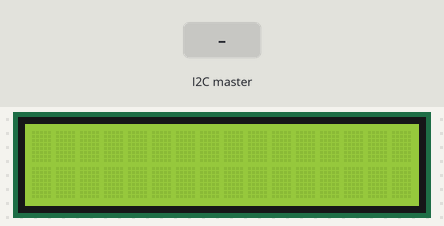
Simulated run of this sketch. Board: Arduino Uno, built with avr-gcc and run on an emulated ATmega328P. Shown: 16×2 character LCD. Inputs (shaded band) come from the test bench. What the sketch prints to the serial monitor is not drawn.

Above: at 1.2 s.
1.3 s: the I2C master sends the byte 1
2.8 s: the I2C master sends the byte 0
4.3 s: the I2C master sends the byte 2
5.8 s: the I2C master sends the byte 90
At 6.2 s:
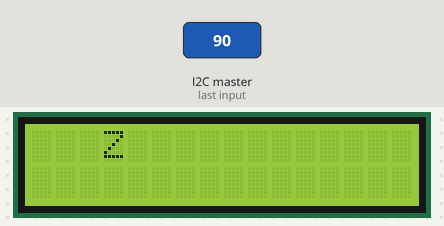
7.3 s: the I2C master sends the byte 200
At 8.5 s:
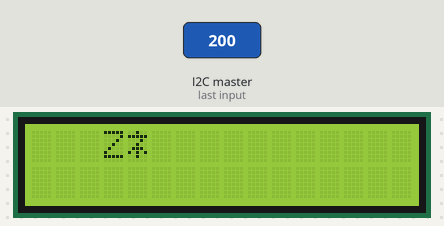
8.8 s: the I2C master sends the byte 1
Timing chart, 0 to 11.3 s (numbered marks = the images above; inputs shaded):
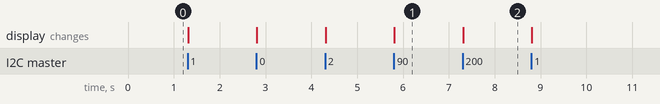

The sketch:

slave.ino
```cpp
#include <Wire.h>
#include <LiquidCrystal.h>

// initialize the library with the numbers of the interface pins
LiquidCrystal lcd(12, 11, 5, 4, 3, 2);

int numberOfChars = 0;

void setup()
{
  lcd.begin(16, 2);              // set up the LCD's number of columns and rows:
  Wire.begin(27);                // join i2c bus with address #4
  Wire.onReceive(receiveEvent);  // register event
  Serial.begin(9600);            // start serial for output
}

void loop()
{
}

// function that executes whenever data is received from master
// this function is registered as an event, see setup()
void receiveEvent(int howMany)
{
  while(0 < Wire.available()) // loop through all
  {
    char c = Wire.read(); // receive byte as a character

    //this is just to set lcd cursor for the first time since its method doesnt work in setup()
    if(numberOfChars == 0){
       numberOfChars = 1;
       lcd.setCursor(0, 0);
    }

    if(c == '*'){
        if (numberOfChars < 17){ // if the * is pushed on row one
          numberOfChars = 17;
        } else { // if the * is pushed on row two resets screen and numberOfChars count
          lcd.clear();
          numberOfChars = 1;
        }
    }

    // go to second row of lcd if numberOfChars is at 17
    if(numberOfChars == 17){
      lcd.setCursor(0, 1);
    }
    // reset screen if all 32 chars are displayed or # is pushed
    if(c == '#' || numberOfChars == 33){
      lcd.clear();
      numberOfChars = 1;
    }

    // print char if its not an * or # and add to char count for numberOfChars
    if(c != '*' &&  c != '#'){
      lcd.print(c);
      numberOfChars++;
    }

    Serial.print(c);  // print the character for daig purposes
  }
}
```

Measured:
- after the input at 5.8 s, the display: changes at once (image 1)
- after the input at 7.3 s, the display: changes at once (image 2)
